Frame 1 (no input): blank canvas, image omitted
Frame 60 (no input): blank canvas, image omitted
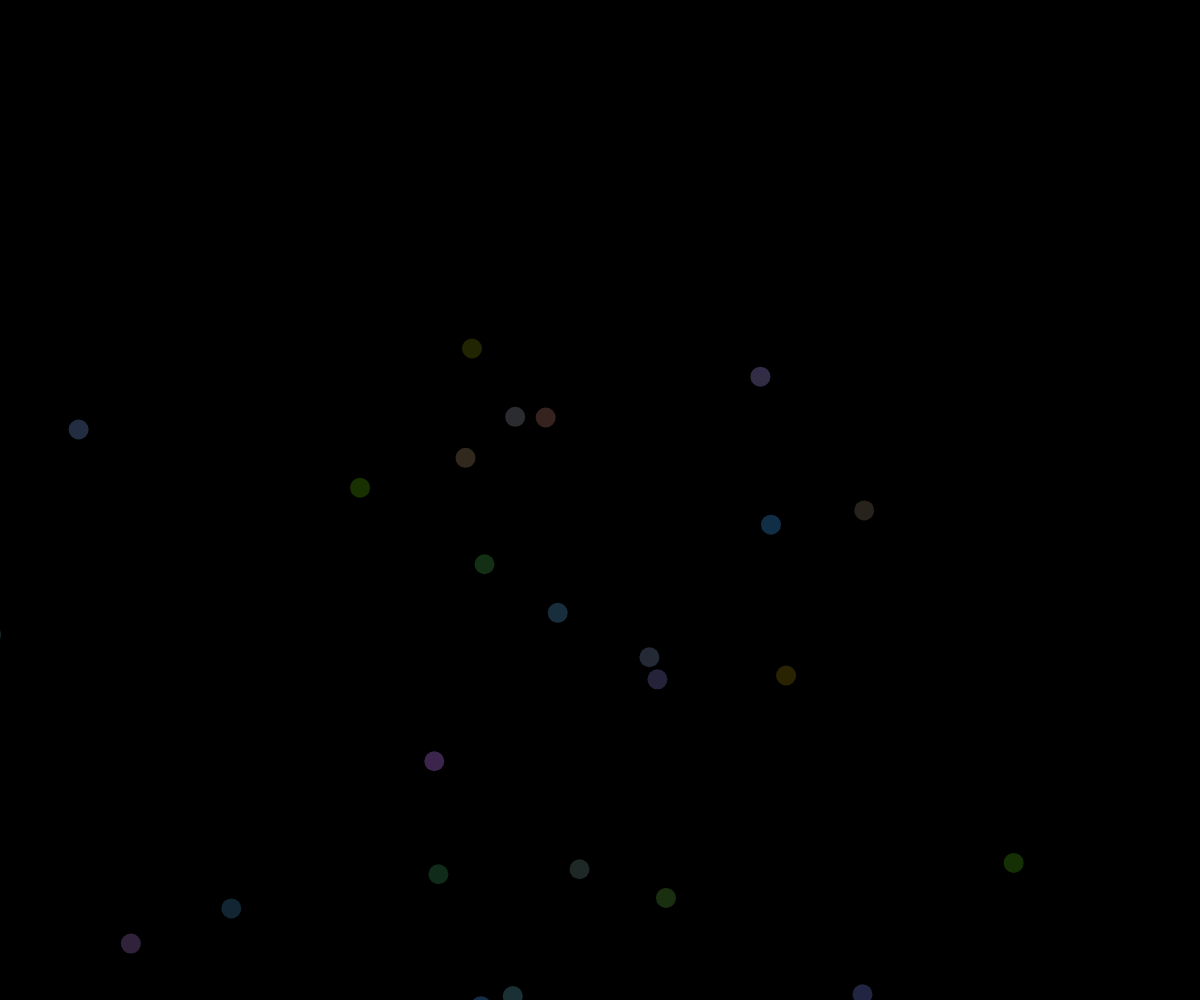
Frame 120 (the mouse pressed at the canvas centre since frame 60)

The p5.js sketch whose frames 1 and 60 were blank and that drew this single picture after the mouse press (run headless with seeded random() and noise() and a simulated clock; from frame 60 on, the mouse is pressed at the canvas centre):

// p5.js sketch
// ── sketch.js
//Fireworks OOP demo
let particles = []
let PPC = 100;

class Particle{
  constructor(x, y, dx, dy, radius){
    this.x = x;
    this.y = y;
    this.dx = dx || random(-25, 25);
    this.dy = dy || random(-10, 10);
    this.radius = radius || 10;
    this.r = random(100, 255);
    this.g = random(50, 100);
    this.b = random(0, 255);
    this.transparency = 255;
  }

  move(){
    this.x += this.dx;
    this.y += this.dy;
  }

  display(){
    noStroke();
    fill(this.r, this.g, this.b, this.transparency);
    circle(this.x, this.y, this.radius * 2);
  }

  update(){
    this.move();
    this.display();

    this.r -= 1;
    this.g += 1;
    this.b += random(-1, 1);
    this.transparency -= 3;
    this.dy += 0.25

    if (this.transparency < 0) {
      particles = particles.filter(part => part !== this);
    }
  }
}

function setup() {
  createCanvas(windowWidth, windowHeight);
}

function draw() {
  background(0);
  for (let particle of particles){
    particle.update();
  }
}

function mousePressed(){
  for (let x = 0; x < PPC; x++){
    particles.push(new Particle(mouseX, mouseY));
  }
}
